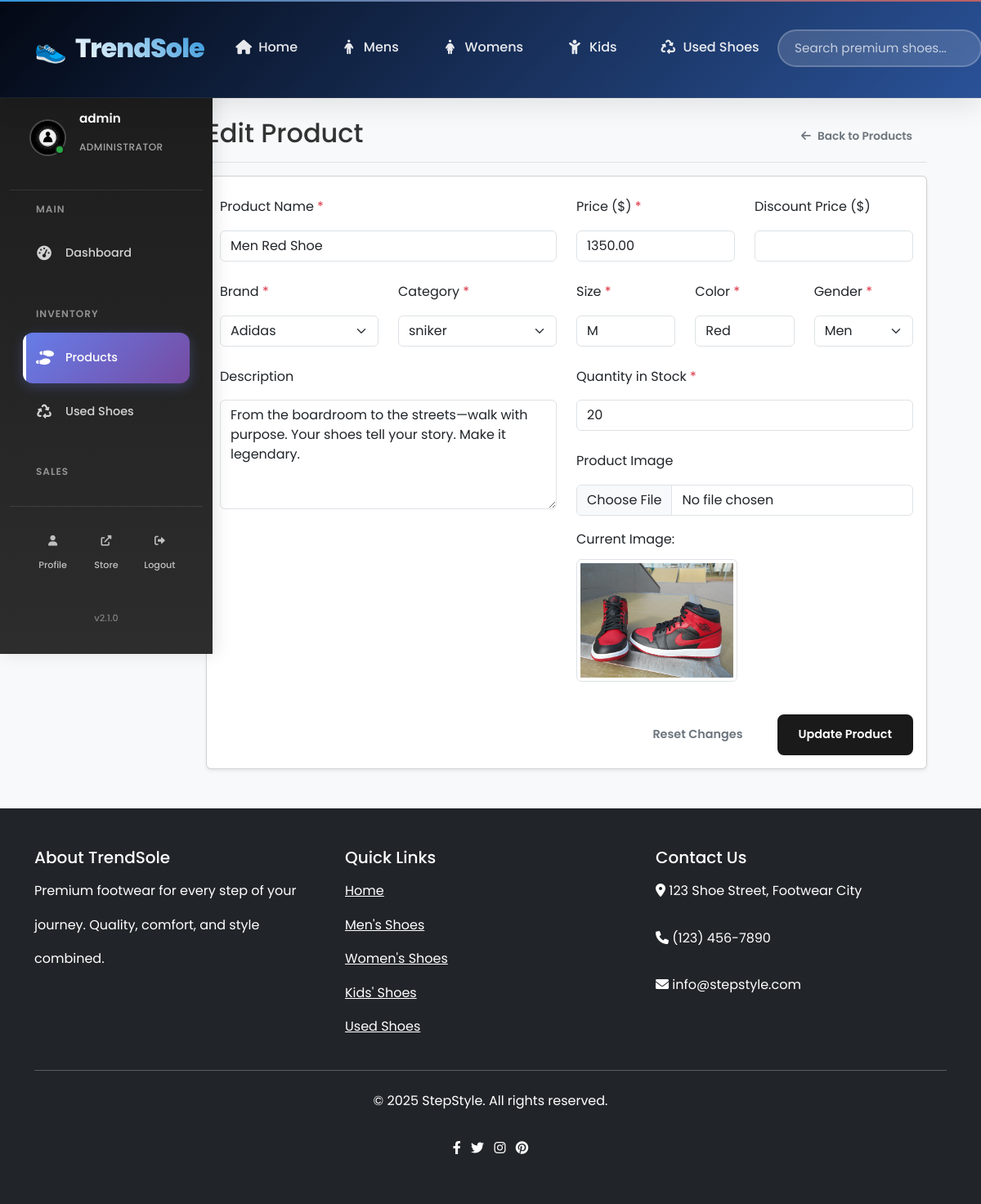
Screenshot of /shoe_store/admin/products/edit.php?id=20 (signed in) with the database file from the repository.
### tables this page shows
CREATE TABLE `products` (
  `id` int(11) NOT NULL,
  `brand_id` int(11) NOT NULL,
  `category_id` int(11) NOT NULL,
  `name` varchar(100) NOT NULL,
  `description` text DEFAULT NULL,
  `price` decimal(10,2) NOT NULL,
  `discount_price` decimal(10,2) DEFAULT NULL,
  `gender` enum('men','women','kids') NOT NULL,
  `size` varchar(50) NOT NULL,
  `color` varchar(50) NOT NULL,
  `quantity` int(11) NOT NULL DEFAULT 0,
  `image` varchar(255) NOT NULL,
  `created_at` timestamp NOT NULL DEFAULT current_timestamp(),
  `updated_at` timestamp NOT NULL DEFAULT current_timestamp() ON UPDATE current_timestamp()
);

CREATE TABLE `brands` (
  `id` int(11) NOT NULL,
  `name` varchar(50) NOT NULL
);

CREATE TABLE `categories` (
  `id` int(11) NOT NULL,
  `name` varchar(50) NOT NULL,
  `type` enum('men','women','kids') NOT NULL
);

### shoe_store/admin/products/edit.php (the view, shortened to what this page needs)
<?php
require_once __DIR__ . '/../../includes/header.php';
require_once __DIR__ . '/../../includes/config.php';
$product_id = (int)$_GET['id'];
$errors = [];
$stmt = $conn->prepare("SELECT * FROM products WHERE id = ?");
$stmt->bind_param("i", $product_id);
$stmt->execute();
$result = $stmt->get_result();
$product = $result->fetch_assoc();
$brands = $conn->query("SELECT * FROM brands ORDER BY name") or die($conn->error);
$categories = $conn->query("SELECT * FROM categories ORDER BY name") or die($conn->error);
?>
<div class="container-fluid">
    <div class="row">
        <?php include __DIR__ . '/../../admin/includes/sidebar.php'; ?>
        <main class="col-md-9 ms-sm-auto col-lg-10 px-md-4">
            <div class="d-flex justify-content-between flex-wrap flex-md-nowrap align-items-center pt-3 pb-2 mb-3 border-bottom">
                <h1 class="h2">Edit Product</h1>
                <div class="btn-toolbar mb-2 mb-md-0">
                    <a href="manage.php" class="btn btn-sm btn-outline-secondary">
                        <i class="fas fa-arrow-left"></i> Back to Products
                    </a>
                </div>
            </div>
            <div class="card shadow-sm">
                <div class="card-body">
                    <form method="POST" enctype="multipart/form-data" class="needs-validation" novalidate>
                        <div class="row">
                            <div class="col-md-6">
                                <div class="mb-3">
                                    <label for="name" class="form-label">Product Name <span class="text-danger">*</span></label>
                                    <input type="text" class="form-control <?= isset($errors['name']) ? 'is-invalid' : '' ?>"
                                           id="name" name="name" value="<?= htmlspecialchars($product['name']) ?>" required>
                                </div>
                                <div class="row mb-3">
                                    <div class="col-md-6">
                                        <label for="brand_id" class="form-label">Brand <span class="text-danger">*</span></label>
                                        <select class="form-select <?= isset($errors['brand_id']) ? 'is-invalid' : '' ?>"
                                                id="brand_id" name="brand_id" required>
                                            <?php while ($brand = $brands->fetch_assoc()): ?>
                                                <option value="<?= $brand['id'] ?>"
                                                    <?= $product['brand_id'] == $brand['id'] ? 'selected' : '' ?>>
                                                    <?= htmlspecialchars($brand['name']) ?>
                                                </option>
                                            <?php endwhile; ?>
                                        </select>
                                    </div>
                                    <div class="col-md-6">
                                        <label for="category_id" class="form-label">Category <span class="text-danger">*</span></label>
                                        <select class="form-select <?= isset($errors['category_id']) ? 'is-invalid' : '' ?>"
                                                id="category_id" name="category_id" required>
                                            <?php while ($category = $categories->fetch_assoc()): ?>
                                                <option value="<?= $category['id'] ?>"
                                                    <?= $product['category_id'] == $category['id'] ? 'selected' : '' ?>>
                                                    <?= htmlspecialchars($category['name']) ?>
                                                </option>
                                            <?php endwhile; ?>
                                        </select>
                                    </div>
                                </div>
                                <div class="mb-3">
                                    <label for="description" class="form-label">Description</label>
                                    <textarea class="form-control" id="description" name="description" rows="5"><?= htmlspecialchars($product['description']) ?></textarea>
                                </div>
                            </div>
                            <div class="col-md-6">
                                <div class="row mb-3">
                                    <div class="col-md-6">
                                        <label for="price" class="form-label">Price ($) <span class="text-danger">*</span></label>
                                        <input type="number" step="0.01" min="0.01" class="form-control <?= isset($errors['price']) ? 'is-invalid' : '' ?>"
                                               id="price" name="price" value="<?= htmlspecialchars($product['price']) ?>" required>
                                    </div>
                                    <div class="col-md-6">
                                        <label for="discount_price" class="form-label">Discount Price ($)</label>
                                        <input type="number" step="0.01" min="0" class="form-control <?= isset($errors['discount_price']) ? 'is-invalid' : '' ?>"
                                               id="discount_price" name="discount_price" value="<?= htmlspecialchars($product['discount_price'] ?? '') ?>">
                                    </div>
                                </div>
                                <div class="row mb-3">
                                    <div class="col-md-4">
                                        <label for="size" class="form-label">Size <span class="text-danger">*</span></label>
                                        <input type="text" class="form-control <?= isset($errors['size']) ? 'is-invalid' : '' ?>"
                                               id="size" name="size" value="<?= htmlspecialchars($product['size']) ?>" required>
                                    </div>
                                    <div class="col-md-4">
                                        <label for="color" class="form-label">Color <span class="text-danger">*</span></label>
                                        <input type="text" class="form-control <?= isset($errors['color']) ? 'is-invalid' : '' ?>"
                                               id="color" name="color" value="<?= htmlspecialchars($product['color']) ?>" required>
                                    </div>
                                    <div class="col-md-4">
                                        <label for="gender" class="form-label">Gender <span class="text-danger">*</span></label>
                                        <select class="form-select" id="gender" name="gender" required>
                                            <option value="men" <?= $product['gender'] == 'men' ? 'selected' : '' ?>>Men</option>
                                        </select>
                                    </div>
                                </div>
                                <div class="mb-3">
                                    <label for="quantity" class="form-label">Quantity in Stock <span class="text-danger">*</span></label>
                                    <input type="number" class="form-control <?= isset($errors['quantity']) ? 'is-invalid' : '' ?>"
                                           id="quantity" name="quantity" min="0" value="<?= htmlspecialchars($product['quantity']) ?>" required>
                                </div>
                                <div class="mb-3">
                                    <label for="image" class="form-label">Product Image</label>
                                    <input type="file" class="form-control <?= isset($errors['image']) ? 'is-invalid' : '' ?>"
                                           id="image" name="image" accept="image/*">
                                    <div class="mt-2">
                                        <p class="mb-1">Current Image:</p>
                                        <img src="../../../assets/images/uploads/<?= $product['image'] ?>"
                                             alt="Current Product Image" class="img-thumbnail" style="max-height: 150px;">
                                    </div>
                                </div>
                            </div>
                        </div>
                        <div class="d-grid gap-2 d-md-flex justify-content-md-end mt-4">
                            <button type="reset" class="btn btn-outline-secondary me-md-2">Reset Changes</button>
                            <button type="submit" class="btn btn-primary">Update Product</button>
                        </div>
                    </form>
                </div>
            </div>
        </main>
    </div>
</div>
<?php
require_once __DIR__ . '/../../includes/footer.php';
?>

### shoe_store/assets/css/style.css (style rules this page uses)
:root { --primary-color: #1a1a1a; --secondary-color: #f8f9fa; --accent-color: #007bff; --text-primary: #2c3e50; --text-secondary: #6c757d; --border-color: #e9ecef; --shadow-light: 0 2px 10px rgba(0, 0, 0, 0.1); --shadow-medium: 0 4px 20px rgba(0, 0, 0, 0.15); --shadow-heavy: 0 8px 30px rgba(0, 0, 0, 0.2); --transition: all 0.3s ease; }
body { font-family: "Inter", "Segoe UI", Tahoma, Geneva, Verdana, sans-serif; background-color: #ffffff; color: var(--text-primary); line-height: 1.6; }
.btn { border-radius: 50px; font-weight: 600; transition: var(--transition); border: 2px solid transparent; }

### shoe_store/assets/css/adminstyle.css (style rules this page uses)
.btn { padding: 0.75rem 1.5rem; border-radius: 0.5rem; font-weight: 600; font-size: 0.9rem; border: 2px solid transparent; cursor: pointer; transition: all 0.3s ease; text-decoration: none; display: inline-flex; align-items: center; gap: 0.5rem; }
.btn-primary { background-color: #1a1a1a; color: white; border-color: #1a1a1a; }
.btn-sm { padding: 0.5rem 1rem; font-size: 0.85rem; }

### shoe_store/includes/header.php (style rules this page uses)
:root { --primary-color: #2c3e50; --accent-color: #e74c3c; --success-color: #27ae60; --warning-color: #f39c12; --dark-color: #1a252f; --light-color: #ecf0f1; --gradient-primary: linear-gradient(135deg, #667eea 0%, #764ba2 100%); --gradient-secondary: linear-gradient(135deg, #f093fb 0%, #f5576c 100%); --shadow-light: 0 2px 10px rgba(0,0,0,0.1); --shadow-medium: 0 5px 25px rgba(0,0,0,0.15); --shadow-heavy: 0 10px 40px rgba(0,0,0,0.2); --border-radius: 12px; --transition: all 0.3s cubic-bezier(0.4, 0, 0.2, 1); }
* { margin: 0; padding: 0; box-sizing: border-box; }
body { font-family: 'Poppins', sans-serif; line-height: 2.6; color: #333; background-color: #f8f9fa; }
.fas, .fab { transition: var(--transition); }
html { scroll-behavior: smooth; }

### rows the page displays
products: name "Men Red Shoe", brand_id "Adidas", category_id "sniker", description "From the boardroom to the streets—walk with purpose. Your shoes tell your story. Make it legendary.", price "1350.00", size "M", color "Red", gender "Men", quantity "20", image (picture)

### other values shown
$_SESSION['user_name'] "admin"
